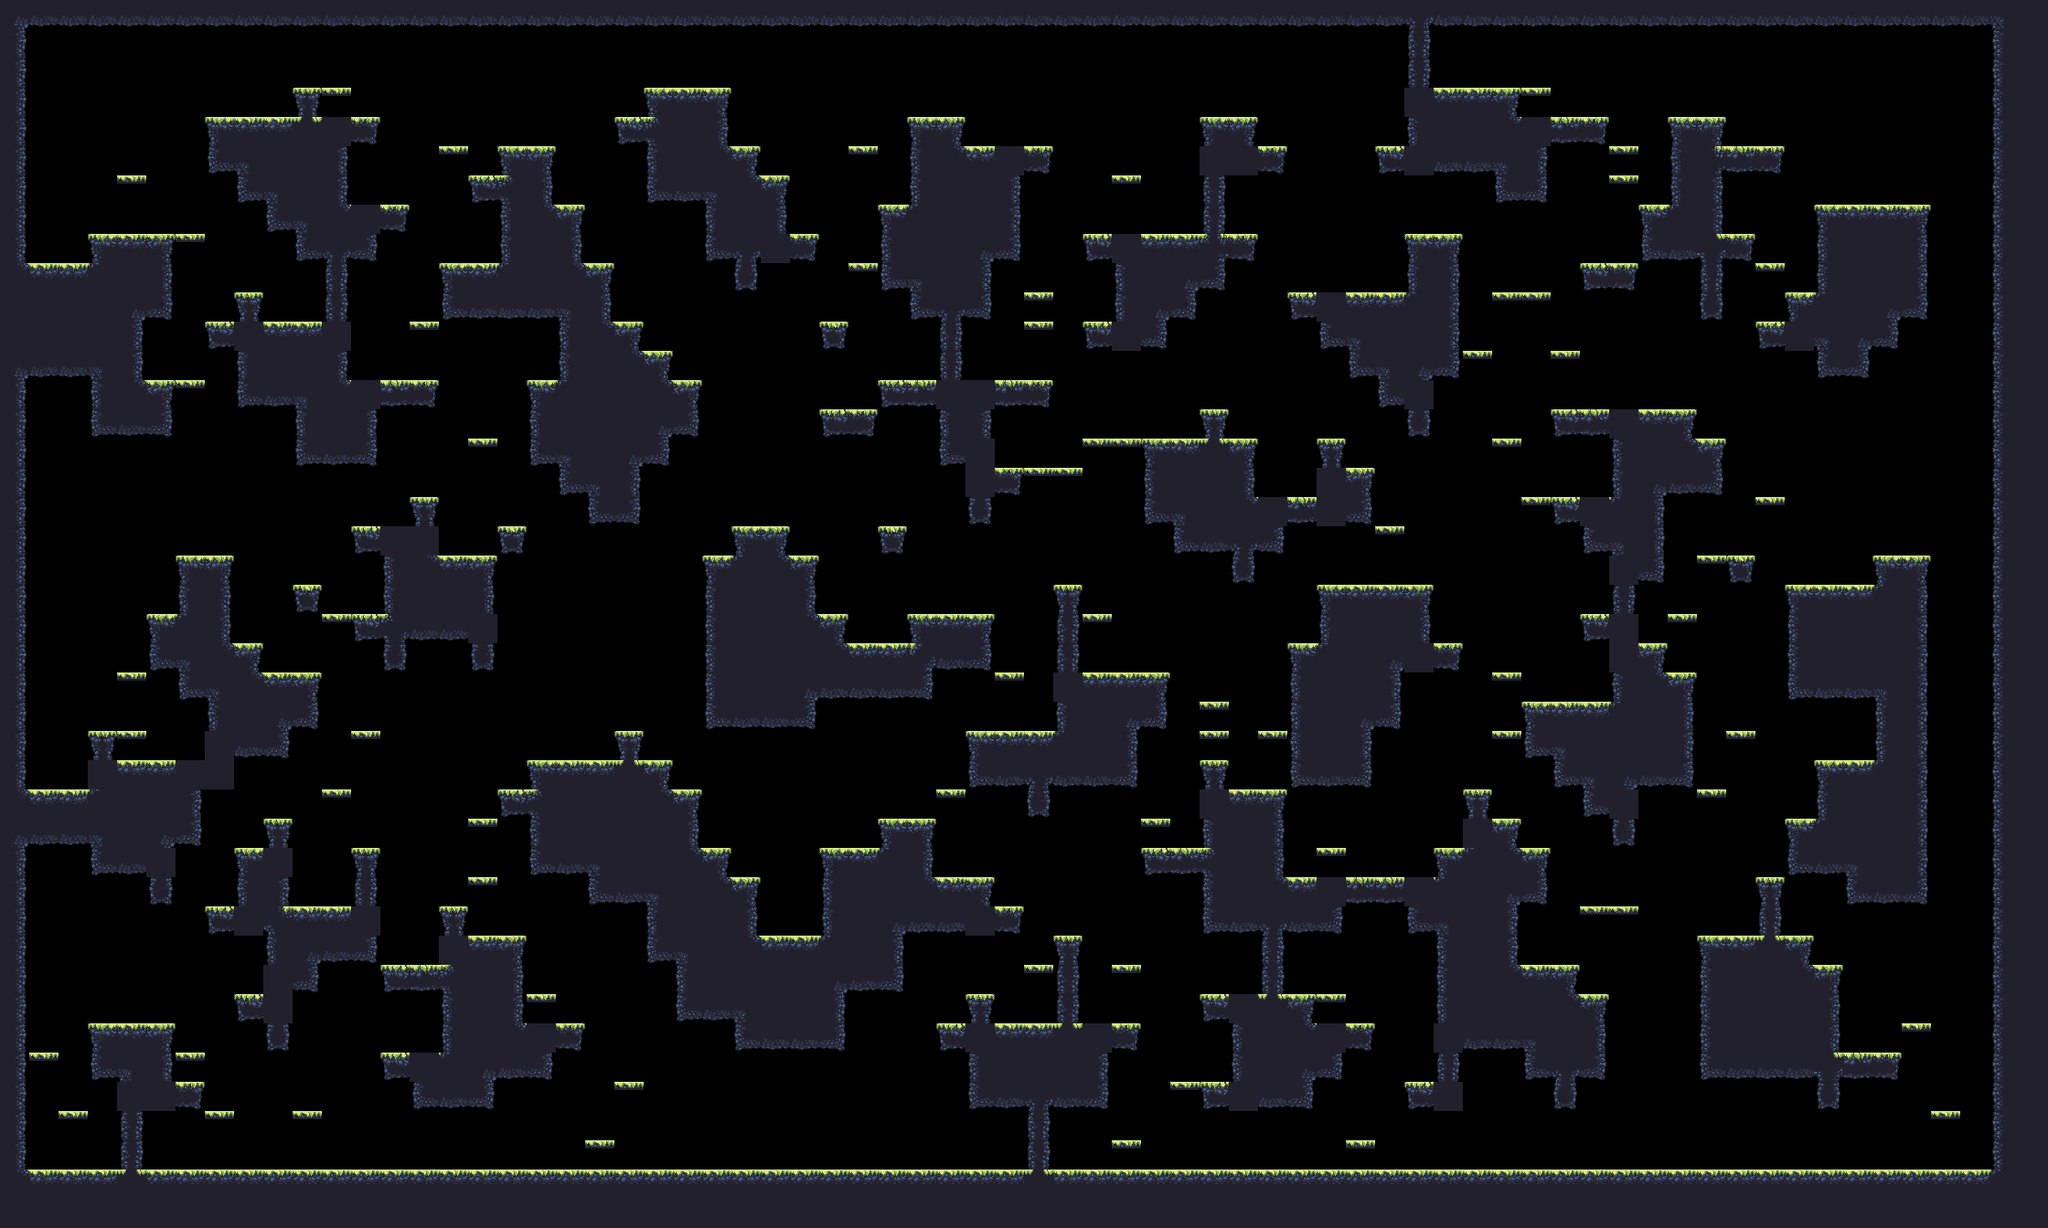

This is a level from a 2D game, rendered from its Tiled map with the project's own tilesets. A one-line summary and the map file follow, with tile-layer data summarised:
An orthogonal 70x42 tile map with 32x32 px tiles, 1 tile layer (main) and 17 objects (9x spawn, spawnPlayer0, spawnCrown0, spawnPlayer1, spawnCrown1, ...).

<map compressionlevel="0" height="42" infinite="0" nextlayerid="3" nextobjectid="4" orientation="orthogonal" renderorder="right-down" tiledversion="1.3.2" tileheight="32" tilewidth="32" version="1.2" width="70">
 <tileset firstgid="1" source="forest_summer_tile_set.tsx" />
 <layer height="42" id="1" name="main" width="70">
  <data>[2940 cells, 1262 non-empty, 30 distinct tile ids]</data>
 </layer>
 <objectgroup><object id="1" name="spawnPlayer0" x="256" y="80.0" /><object id="2" name="spawnCrown0" x="224" y="80.0" /><object id="3" name="spawnPlayer1" x="2080" y="176.0" /><object id="4" name="spawnCrown1" x="2112" y="176.0" /><object id="5" name="spawnPlayer2" x="96" y="1232.0" /><object id="6" name="spawnCrown2" x="64" y="1232.0" /><object id="7" name="spawnPlayer3" x="2144" y="1232.0" /><object id="8" name="spawnCrown3" x="2112" y="1232.0" /><object id="9" name="spawn" x="2016" y="176.0" /><object id="10" name="spawn" x="1856" y="976.0" /><object id="11" name="spawn" x="1440" y="272.0" /><object id="12" name="spawn" x="1728" y="240.0" /><object id="13" name="spawn" x="672" y="1232.0" /><object id="14" name="spawn" x="416" y="368.0" /><object id="15" name="spawn" x="160" y="784.0" /><object id="16" name="spawn" x="1472" y="1232.0" /><object id="17" name="spawn" x="1952" y="592.0" /></objectgroup></map>
